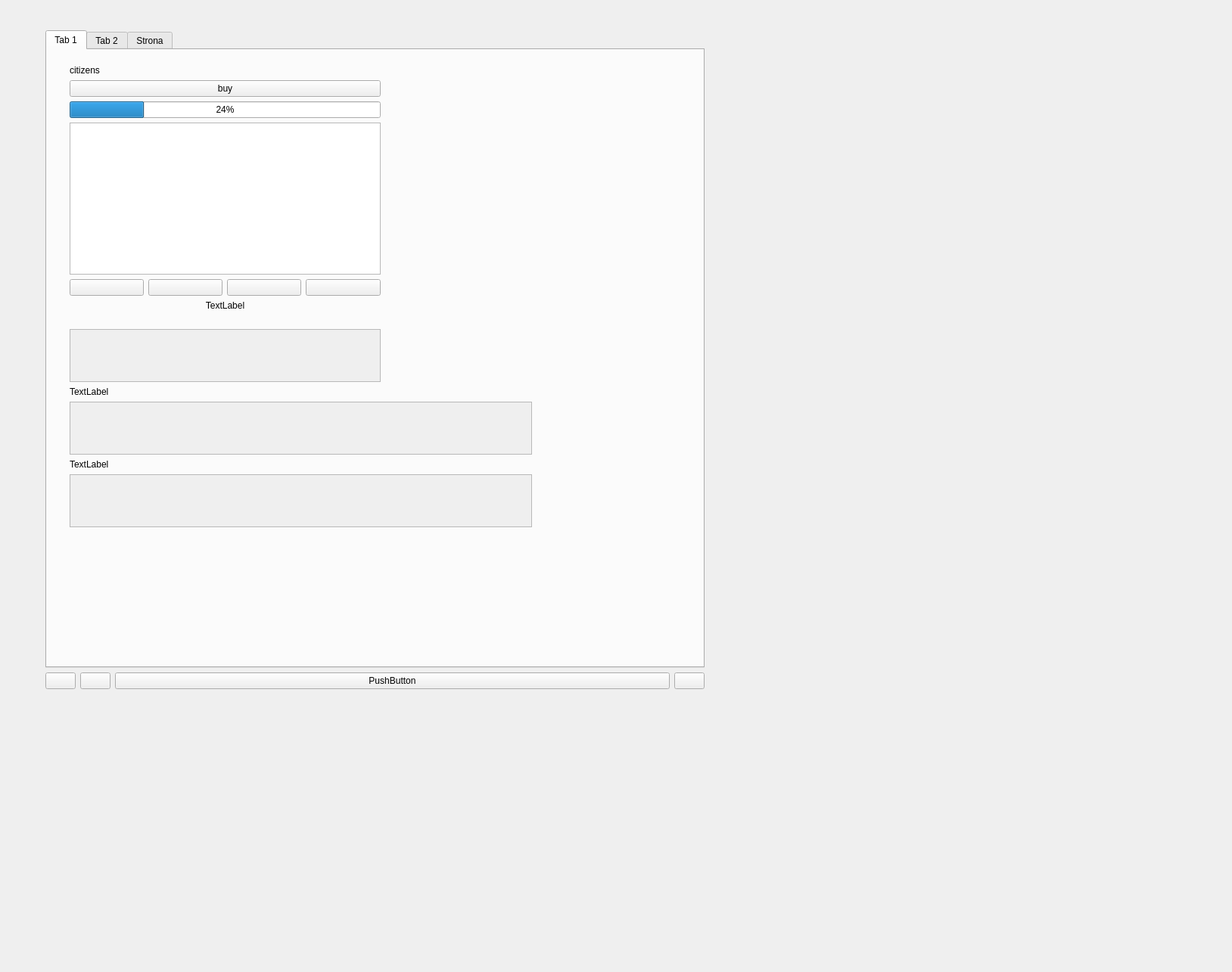
<?xml version="1.0" encoding="UTF-8"?>
<ui version="4.0">
 <class>FormCityDlg</class>
 <widget class="QWidget" name="FormCityDlg">
  <property name="geometry">
   <rect>
    <x>0</x>
    <y>0</y>
    <width>1628</width>
    <height>1285</height>
   </rect>
  </property>
  <property name="windowTitle">
   <string>Form</string>
  </property>
  <widget class="QWidget" name="verticalLayoutWidget">
   <property name="geometry">
    <rect>
     <x>60</x>
     <y>40</y>
     <width>871</width>
     <height>871</height>
    </rect>
   </property>
   <layout class="QVBoxLayout" name="vlayout">
    <item>
     <widget class="QTabWidget" name="tabWidget">
      <property name="currentIndex">
       <number>0</number>
      </property>
      <widget class="QWidget" name="tab">
       <attribute name="title">
        <string>Tab 1</string>
       </attribute>
       <widget class="QWidget" name="gridLayoutWidgetXX">
        <property name="geometry">
         <rect>
          <x>30</x>
          <y>20</y>
          <width>611</width>
          <height>611</height>
         </rect>
        </property>
        <layout class="QGridLayout" name="tabLayout">
         <item row="14" column="0" colspan="6">
          <widget class="QScrollArea" name="scroll">
           <property name="sizePolicy">
            <sizepolicy hsizetype="Expanding" vsizetype="Fixed">
             <horstretch>0</horstretch>
             <verstretch>0</verstretch>
            </sizepolicy>
           </property>
           <property name="minimumSize">
            <size>
             <width>0</width>
             <height>32</height>
            </size>
           </property>
           <property name="verticalScrollBarPolicy">
            <enum>Qt::ScrollBarAlwaysOff</enum>
           </property>
           <property name="horizontalScrollBarPolicy">
            <enum>Qt::ScrollBarAsNeeded</enum>
           </property>
           <property name="widgetResizable">
            <bool>true</bool>
           </property>
           <widget class="unit_info" name="current_units">
            <property name="geometry">
             <rect>
              <x>0</x>
              <y>0</y>
              <width>16</width>
              <height>77</height>
             </rect>
            </property>
            <property name="sizePolicy">
             <sizepolicy hsizetype="Fixed" vsizetype="Preferred">
              <horstretch>0</horstretch>
              <verstretch>0</verstretch>
             </sizepolicy>
            </property>
           </widget>
          </widget>
         </item>
         <item row="5" column="3">
          <widget class="QPushButton" name="work_rem_but">
           <property name="sizePolicy">
            <sizepolicy hsizetype="Minimum" vsizetype="Fixed">
             <horstretch>0</horstretch>
             <verstretch>50</verstretch>
            </sizepolicy>
           </property>
           <property name="text">
            <string/>
           </property>
          </widget>
         </item>
         <item row="6" column="0" colspan="4">
          <widget class="QLabel" name="curr_impr">
           <property name="sizePolicy">
            <sizepolicy hsizetype="Preferred" vsizetype="Preferred">
             <horstretch>0</horstretch>
             <verstretch>0</verstretch>
            </sizepolicy>
           </property>
           <property name="text">
            <string>TextLabel</string>
           </property>
           <property name="alignment">
            <set>Qt::AlignCenter</set>
           </property>
          </widget>
         </item>
         <item row="5" column="0">
          <widget class="QPushButton" name="work_add_but">
           <property name="sizePolicy">
            <sizepolicy hsizetype="Minimum" vsizetype="Fixed">
             <horstretch>0</horstretch>
             <verstretch>50</verstretch>
            </sizepolicy>
           </property>
           <property name="text">
            <string/>
           </property>
          </widget>
         </item>
         <item row="10" column="0" colspan="4">
          <widget class="QScrollArea" name="scroll3">
           <property name="sizePolicy">
            <sizepolicy hsizetype="Expanding" vsizetype="Fixed">
             <horstretch>0</horstretch>
             <verstretch>0</verstretch>
            </sizepolicy>
           </property>
           <property name="verticalScrollBarPolicy">
            <enum>Qt::ScrollBarAlwaysOff</enum>
           </property>
           <property name="widgetResizable">
            <bool>true</bool>
           </property>
           <widget class="impr_info" name="city_buildings">
            <property name="geometry">
             <rect>
              <x>0</x>
              <y>0</y>
              <width>16</width>
              <height>90</height>
             </rect>
            </property>
            <property name="sizePolicy">
             <sizepolicy hsizetype="Fixed" vsizetype="Preferred">
              <horstretch>0</horstretch>
              <verstretch>0</verstretch>
             </sizepolicy>
            </property>
           </widget>
          </widget>
         </item>
         <item row="5" column="2">
          <widget class="QPushButton" name="work_next_but">
           <property name="sizePolicy">
            <sizepolicy hsizetype="Minimum" vsizetype="Fixed">
             <horstretch>0</horstretch>
             <verstretch>50</verstretch>
            </sizepolicy>
           </property>
           <property name="text">
            <string/>
           </property>
          </widget>
         </item>
         <item row="1" column="0" colspan="6">
          <widget class="city_label" name="citizens_label">
           <property name="text">
            <string>citizens</string>
           </property>
          </widget>
         </item>
         <item row="2" column="4" rowspan="10" colspan="2">
          <widget class="city_info" name="info_wdg" native="true">
           <property name="sizePolicy">
            <sizepolicy hsizetype="Preferred" vsizetype="Preferred">
             <horstretch>48</horstretch>
             <verstretch>0</verstretch>
            </sizepolicy>
           </property>
          </widget>
         </item>
         <item row="12" column="0" colspan="6">
          <widget class="QScrollArea" name="scroll2">
           <property name="sizePolicy">
            <sizepolicy hsizetype="Expanding" vsizetype="Fixed">
             <horstretch>0</horstretch>
             <verstretch>0</verstretch>
            </sizepolicy>
           </property>
           <property name="minimumSize">
            <size>
             <width>0</width>
             <height>32</height>
            </size>
           </property>
           <property name="verticalScrollBarPolicy">
            <enum>Qt::ScrollBarAlwaysOff</enum>
           </property>
           <property name="widgetResizable">
            <bool>true</bool>
           </property>
           <widget class="unit_info" name="supported_units">
            <property name="geometry">
             <rect>
              <x>0</x>
              <y>0</y>
              <width>16</width>
              <height>76</height>
             </rect>
            </property>
            <property name="sizePolicy">
             <sizepolicy hsizetype="Fixed" vsizetype="Preferred">
              <horstretch>0</horstretch>
              <verstretch>0</verstretch>
             </sizepolicy>
            </property>
           </widget>
          </widget>
         </item>
         <item row="11" column="0" colspan="4">
          <widget class="QLabel" name="supp_units">
           <property name="sizePolicy">
            <sizepolicy hsizetype="Preferred" vsizetype="Preferred">
             <horstretch>0</horstretch>
             <verstretch>0</verstretch>
            </sizepolicy>
           </property>
           <property name="text">
            <string>TextLabel</string>
           </property>
           <property name="alignment">
            <set>Qt::AlignLeading|Qt::AlignLeft|Qt::AlignVCenter</set>
           </property>
          </widget>
         </item>
         <item row="13" column="0" colspan="5">
          <widget class="QLabel" name="curr_units">
           <property name="sizePolicy">
            <sizepolicy hsizetype="Preferred" vsizetype="Preferred">
             <horstretch>0</horstretch>
             <verstretch>0</verstretch>
            </sizepolicy>
           </property>
           <property name="text">
            <string>TextLabel</string>
           </property>
           <property name="alignment">
            <set>Qt::AlignLeading|Qt::AlignLeft|Qt::AlignVCenter</set>
           </property>
          </widget>
         </item>
         <item row="5" column="1">
          <widget class="QPushButton" name="work_prev_but">
           <property name="sizePolicy">
            <sizepolicy hsizetype="Minimum" vsizetype="Fixed">
             <horstretch>0</horstretch>
             <verstretch>50</verstretch>
            </sizepolicy>
           </property>
           <property name="text">
            <string/>
           </property>
          </widget>
         </item>
         <item row="4" column="0" colspan="4">
          <widget class="QTableWidget" name="p_table_p">
           <property name="sizePolicy">
            <sizepolicy hsizetype="Expanding" vsizetype="Expanding">
             <horstretch>50</horstretch>
             <verstretch>50</verstretch>
            </sizepolicy>
           </property>
           <property name="minimumSize">
            <size>
             <width>0</width>
             <height>80</height>
            </size>
           </property>
           <property name="editTriggers">
            <set>QAbstractItemView::NoEditTriggers</set>
           </property>
           <property name="selectionMode">
            <enum>QAbstractItemView::SingleSelection</enum>
           </property>
           <property name="selectionBehavior">
            <enum>QAbstractItemView::SelectRows</enum>
           </property>
           <property name="showGrid">
            <bool>false</bool>
           </property>
           <property name="columnCount">
            <number>3</number>
           </property>
           <attribute name="horizontalHeaderVisible">
            <bool>false</bool>
           </attribute>
           <attribute name="verticalHeaderVisible">
            <bool>false</bool>
           </attribute>
           <column/>
           <column/>
           <column/>
          </widget>
         </item>
         <item row="3" column="0" colspan="4">
          <widget class="progress_bar" name="production_combo_p">
           <property name="sizePolicy">
            <sizepolicy hsizetype="Expanding" vsizetype="Fixed">
             <horstretch>0</horstretch>
             <verstretch>50</verstretch>
            </sizepolicy>
           </property>
           <property name="value">
            <number>24</number>
           </property>
          </widget>
         </item>
         <item row="2" column="0" colspan="4">
          <widget class="QPushButton" name="buy_button">
           <property name="sizePolicy">
            <sizepolicy hsizetype="Minimum" vsizetype="Fixed">
             <horstretch>0</horstretch>
             <verstretch>50</verstretch>
            </sizepolicy>
           </property>
           <property name="text">
            <string>buy</string>
           </property>
          </widget>
         </item>
        </layout>
       </widget>
      </widget>
      <widget class="QWidget" name="tab2">
       <attribute name="title">
        <string>Tab 2</string>
       </attribute>
       <widget class="QWidget" name="gridLayoutWidget_2">
        <property name="geometry">
         <rect>
          <x>80</x>
          <y>0</y>
          <width>551</width>
          <height>671</height>
         </rect>
        </property>
        <layout class="QGridLayout" name="tabLayout2">
         <item row="1" column="2">
          <widget class="QLabel" name="cma_result">
           <property name="text">
            <string>cma_info_text</string>
           </property>
          </widget>
         </item>
         <item row="4" column="0" rowspan="3">
          <widget class="governor_sliders" name="qsliderbox">
           <property name="acceptDrops">
            <bool>false</bool>
           </property>
          </widget>
         </item>
         <item row="6" column="2">
          <widget class="QPushButton" name="bsavecma">
           <property name="text">
            <string>PushButton</string>
           </property>
          </widget>
         </item>
         <item row="2" column="2">
          <widget class="QPushButton" name="cma_enable_but">
           <property name="text">
            <string>PushButton</string>
           </property>
          </widget>
         </item>
         <item row="0" column="2">
          <widget class="QLabel" name="cma_result_pix">
           <property name="text">
            <string/>
           </property>
           <property name="alignment">
            <set>Qt::AlignCenter</set>
           </property>
          </widget>
         </item>
         <item row="3" column="2" rowspan="3">
          <widget class="city_info" name="cma_city_info" native="true"/>
         </item>
         <item row="0" column="0" rowspan="4">
          <widget class="QGroupBox" name="qgbox">
           <property name="title">
            <string>GroupBox</string>
           </property>
           <widget class="QWidget" name="verticalLayoutWidget_2">
            <property name="geometry">
             <rect>
              <x>10</x>
              <y>30</y>
              <width>261</width>
              <height>361</height>
             </rect>
            </property>
            <layout class="QVBoxLayout" name="verticalLayout">
             <item>
              <widget class="QTableWidget" name="cma_table">
               <property name="contextMenuPolicy">
                <enum>Qt::CustomContextMenu</enum>
               </property>
               <property name="editTriggers">
                <set>QAbstractItemView::NoEditTriggers</set>
               </property>
               <property name="selectionMode">
                <enum>QAbstractItemView::SingleSelection</enum>
               </property>
               <property name="selectionBehavior">
                <enum>QAbstractItemView::SelectRows</enum>
               </property>
               <property name="showGrid">
                <bool>false</bool>
               </property>
               <property name="columnCount">
                <number>1</number>
               </property>
               <attribute name="horizontalHeaderVisible">
                <bool>false</bool>
               </attribute>
               <attribute name="verticalHeaderVisible">
                <bool>false</bool>
               </attribute>
               <column/>
              </widget>
             </item>
            </layout>
           </widget>
          </widget>
         </item>
        </layout>
       </widget>
      </widget>
      <widget class="QWidget" name="tab3">
       <attribute name="title">
        <string>Strona</string>
       </attribute>
       <widget class="QWidget" name="gridLayoutWidget_3">
        <property name="geometry">
         <rect>
          <x>210</x>
          <y>160</y>
          <width>521</width>
          <height>511</height>
         </rect>
        </property>
        <layout class="QGridLayout" name="tabLayout3">
         <item row="0" column="0">
          <widget class="QGroupBox" name="happiness_group">
           <property name="title">
            <string>GroupBox</string>
           </property>
           <widget class="QWidget" name="gridLayoutWidget_4">
            <property name="geometry">
             <rect>
              <x>10</x>
              <y>20</y>
              <width>501</width>
              <height>231</height>
             </rect>
            </property>
            <layout class="QGridLayout" name="gridLayout">
             <item row="2" column="0">
              <widget class="QLabel" name="label3">
               <property name="text">
                <string>TextLabel</string>
               </property>
               <property name="alignment">
                <set>Qt::AlignRight|Qt::AlignTrailing|Qt::AlignVCenter</set>
               </property>
               <property name="fonts::notify_label" stdset="0">
                <bool>true</bool>
               </property>
              </widget>
             </item>
             <item row="3" column="0">
              <widget class="QLabel" name="label4">
               <property name="text">
                <string>TextLabel</string>
               </property>
               <property name="alignment">
                <set>Qt::AlignRight|Qt::AlignTrailing|Qt::AlignVCenter</set>
               </property>
               <property name="fonts::notify_label" stdset="0">
                <bool>true</bool>
               </property>
              </widget>
             </item>
             <item row="4" column="0">
              <widget class="QLabel" name="label5">
               <property name="text">
                <string>TextLabel</string>
               </property>
               <property name="alignment">
                <set>Qt::AlignRight|Qt::AlignTrailing|Qt::AlignVCenter</set>
               </property>
               <property name="fonts::notify_label" stdset="0">
                <bool>true</bool>
               </property>
              </widget>
             </item>
             <item row="0" column="0">
              <widget class="QLabel" name="label1">
               <property name="text">
                <string>TextLabel</string>
               </property>
               <property name="alignment">
                <set>Qt::AlignRight|Qt::AlignTrailing|Qt::AlignVCenter</set>
               </property>
               <property name="fonts::notify_label" stdset="0">
                <bool>true</bool>
               </property>
              </widget>
             </item>
             <item row="5" column="0">
              <widget class="QLabel" name="label6">
               <property name="text">
                <string>TextLabel</string>
               </property>
               <property name="alignment">
                <set>Qt::AlignRight|Qt::AlignTrailing|Qt::AlignVCenter</set>
               </property>
               <property name="fonts::notify_label" stdset="0">
                <bool>true</bool>
               </property>
              </widget>
             </item>
             <item row="1" column="0">
              <widget class="QLabel" name="label2">
               <property name="text">
                <string>TextLabel</string>
               </property>
               <property name="alignment">
                <set>Qt::AlignRight|Qt::AlignTrailing|Qt::AlignVCenter</set>
               </property>
               <property name="fonts::notify_label" stdset="0">
                <bool>true</bool>
               </property>
              </widget>
             </item>
             <item row="0" column="1">
              <widget class="city_label" name="lab_table1">
               <property name="text">
                <string>TextLabel</string>
               </property>
              </widget>
             </item>
             <item row="1" column="1">
              <widget class="city_label" name="lab_table2">
               <property name="text">
                <string>TextLabel</string>
               </property>
              </widget>
             </item>
             <item row="2" column="1">
              <widget class="city_label" name="lab_table3">
               <property name="text">
                <string>lab_table3</string>
               </property>
              </widget>
             </item>
             <item row="3" column="1">
              <widget class="city_label" name="lab_table4">
               <property name="text">
                <string>TextLabel</string>
               </property>
              </widget>
             </item>
             <item row="4" column="1">
              <widget class="city_label" name="lab_table5">
               <property name="text">
                <string>TextLabel</string>
               </property>
              </widget>
             </item>
             <item row="5" column="1">
              <widget class="city_label" name="lab_table6">
               <property name="text">
                <string>TextLabel</string>
               </property>
              </widget>
             </item>
            </layout>
           </widget>
          </widget>
         </item>
         <item row="1" column="0">
          <widget class="QGroupBox" name="nationality_group">
           <property name="title">
            <string>GroupBox</string>
           </property>
           <widget class="QWidget" name="verticalLayoutWidget_3">
            <property name="geometry">
             <rect>
              <x>10</x>
              <y>30</y>
              <width>501</width>
              <height>211</height>
             </rect>
            </property>
            <layout class="QVBoxLayout" name="verticalLayout_2">
             <item>
              <widget class="QTableWidget" name="nationality_table">
               <property name="editTriggers">
                <set>QAbstractItemView::NoEditTriggers</set>
               </property>
               <property name="selectionMode">
                <enum>QAbstractItemView::SingleSelection</enum>
               </property>
               <property name="selectionBehavior">
                <enum>QAbstractItemView::SelectRows</enum>
               </property>
               <property name="showGrid">
                <bool>false</bool>
               </property>
               <property name="columnCount">
                <number>3</number>
               </property>
               <attribute name="horizontalHeaderStretchLastSection">
                <bool>true</bool>
               </attribute>
               <attribute name="verticalHeaderVisible">
                <bool>false</bool>
               </attribute>
               <column/>
               <column/>
               <column/>
              </widget>
             </item>
            </layout>
           </widget>
          </widget>
         </item>
        </layout>
       </widget>
      </widget>
     </widget>
    </item>
    <item>
     <layout class="QHBoxLayout" name="horizontalLayout">
      <item>
       <widget class="QPushButton" name="prev_city_but">
        <property name="text">
         <string/>
        </property>
       </widget>
      </item>
      <item>
       <widget class="QPushButton" name="next_city_but">
        <property name="text">
         <string/>
        </property>
       </widget>
      </item>
      <item>
       <widget class="QPushButton" name="lcity_name">
        <property name="sizePolicy">
         <sizepolicy hsizetype="Expanding" vsizetype="Fixed">
          <horstretch>0</horstretch>
          <verstretch>0</verstretch>
         </sizepolicy>
        </property>
        <property name="text">
         <string>PushButton</string>
        </property>
       </widget>
      </item>
      <item>
       <widget class="QPushButton" name="bclose">
        <property name="text">
         <string/>
        </property>
       </widget>
      </item>
     </layout>
    </item>
   </layout>
  </widget>
 </widget>
 <customwidgets>
  <customwidget>
   <class>progress_bar</class>
   <extends>QProgressBar</extends>
   <header>citydlg.h</header>
  </customwidget>
  <customwidget>
   <class>city_label</class>
   <extends>QLabel</extends>
   <header>citydlg.h</header>
  </customwidget>
  <customwidget>
   <class>unit_info</class>
   <extends>QWidget</extends>
   <header>citydlg.h</header>
   <container>1</container>
  </customwidget>
  <customwidget>
   <class>impr_info</class>
   <extends>QWidget</extends>
   <header>citydlg.h</header>
   <container>1</container>
  </customwidget>
  <customwidget>
   <class>city_info</class>
   <extends>QWidget</extends>
   <header>citydlg.h</header>
   <container>1</container>
  </customwidget>
  <customwidget>
   <class>governor_sliders</class>
   <extends>QGroupBox</extends>
   <header>citydlg.h</header>
   <container>1</container>
  </customwidget>
 </customwidgets>
 <resources/>
 <connections/>
</ui>
